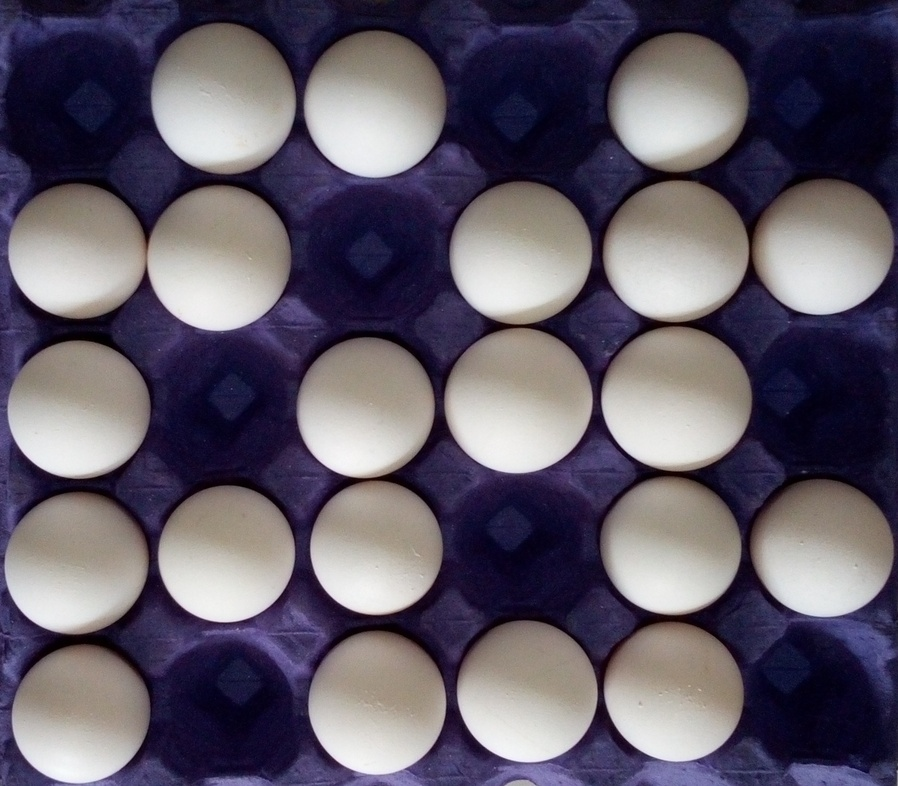
#> input picture evidencia3/tapa.jpg, 898 x 786 px, shrunk from 1734 x 1517 before the run
$ jupyter execute 'Evidencia de Aprendizaje 3.ipynb'   (shell and % lines are left out)
#> lines starting #> are read from the running program, lines starting #| are printed output that depends on the picture; after the words box and inside, x2 and y2 are one past the last pixel; in counts of white or black regions, pixels touching at a corner belong together
# Programa de detección de formas

La Evidencia de aprendizaje 3 consiste en elaborar un programa que está solicitando la detección y caracterización de diferentes formas. Se usará el lenguaje de programación Python 3.8 para realizar el ejercicio en una Jupyter Notebook, con la ayuda de la siguientes librerías:

* `opencv`: funciones propias de visión computacional y procesamiento de imágenes.
* `matplotlib`: módulos y funciones para graficar.
* `numpy`: librería matemática y de computación numérica.

El objetivo será contar la cantidad de huevos que hay en la foto de una tapa. Como se puede observar, en este caso se cuentan 21. Antes de continuar con el procesamiento de la imagen para posteriormente comprobar que el algoritmo cuente los 21 también, convirtamos la imagen a escala de grises.

[cell 1]

import cv2
import matplotlib.pyplot as plt

# leer imagen original
image = plt.imread('tapa.jpg')
#> image is the input picture: shape (786, 898, 3); mean R, G, B 97.4, 90.6, 104.4
plt.imshow(image);

[cell 2]
# convertir imagen a escala de grises
grayimg = cv2.cvtColor(image, cv2.COLOR_RGB2GRAY)
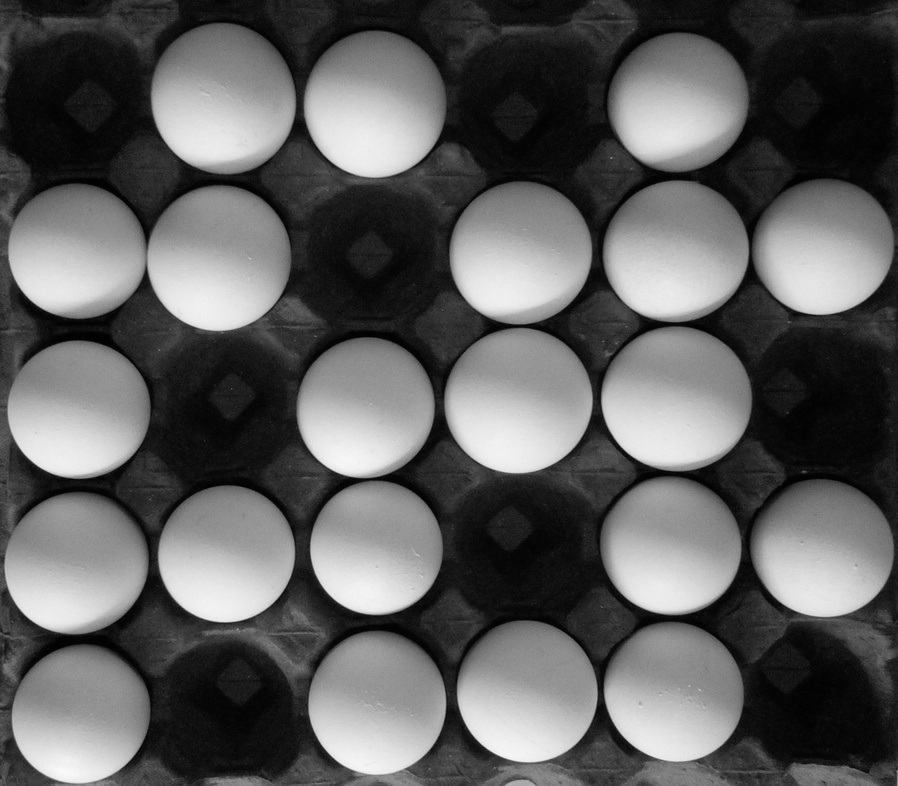
#> grayimg: shape (786, 898); min 0, max 250, mean 94.2
CMAP_GRAY = 'gray'
plt.imshow(grayimg, CMAP_GRAY);

El siguiente paso es detectar los bordes de la imagen, usando el algoritmo de Canny, pero antes habrá que aplicar un filtro a la imagen para eliminar el ruido en los espacios vacíos donde no hay huevos, ya que podrían interferir al detectar bordes y confundirlos con los bordes de los huevos.

Después de detectar los bordes se procederá a dilatarlos, es decir, incrementar el tamaño de las líneas de los bordes para que posteriormente sea más fácil encontrar los contornos de los huevos.

[cell 3]
import numpy as np

# aplicar filtro borroso
blurred = cv2.blur(grayimg, (11, 11))
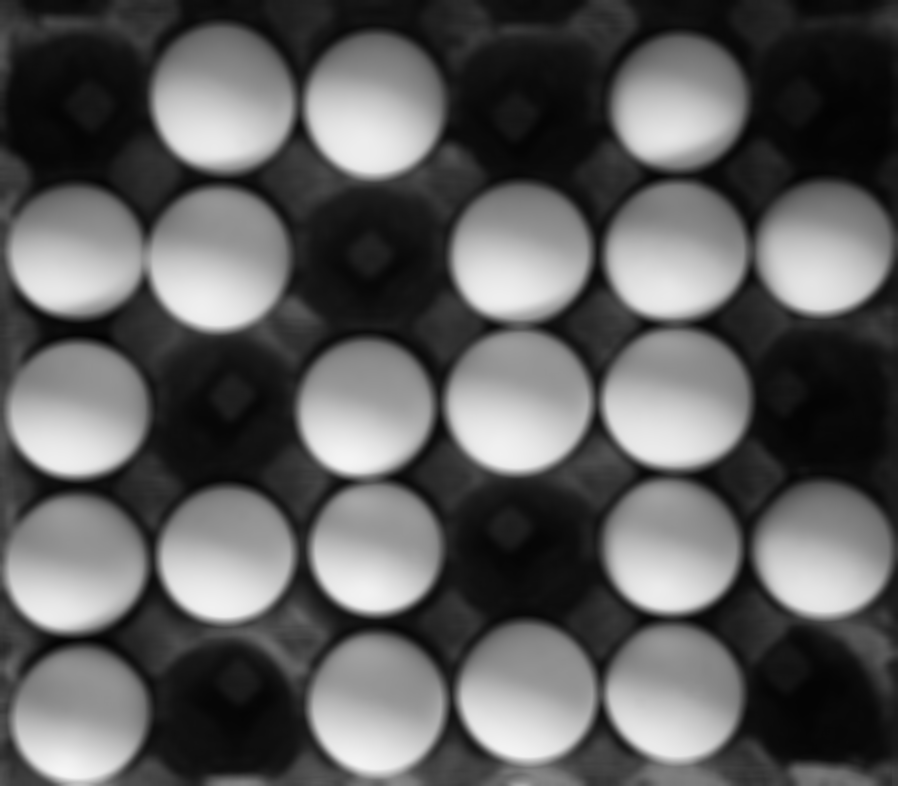
#> blurred: shape (786, 898); min 3, max 246, mean 94.2
plt.imshow(blurred, CMAP_GRAY);

[cell 4]
# detectar bordes
edges = cv2.Canny(blurred, 1, 50)
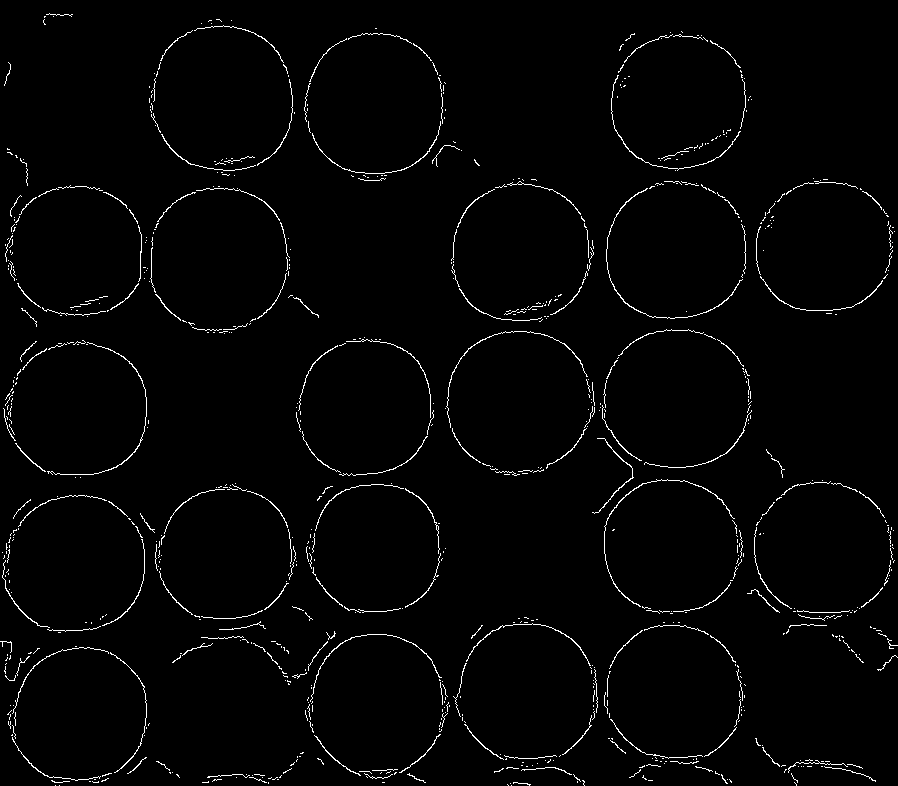
#> edges: shape (786, 898); 1.9% white in thin lines or dots
plt.imshow(edges, CMAP_GRAY);

[cell 5]
# dilatar bordes detectados
kernel = np.ones((20, 20), np.uint8)
dilated = cv2.dilate(edges, kernel, iterations=1)
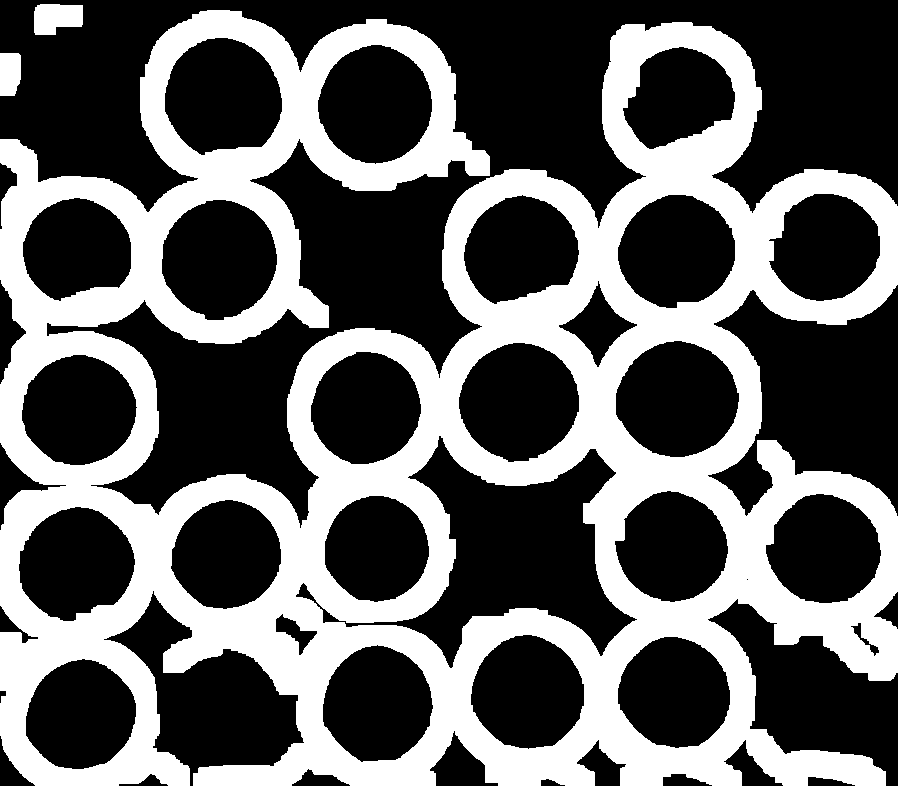
#> dilated: shape (786, 898); 37.7% white; 3 white regions
plt.imshow(dilated, CMAP_GRAY);

Finalmente, se hará uso de una función de `opencv` la cual encuentra los contornos que hay en una imagen. En este caso, gracias a la dilatación de los bordes detectados, en la imagen final quedan solamente círculos, que son las diferentes formas de los huevos de la imagen.

[cell 6]
count, hierarchy = cv2.findContours(dilated.copy(), cv2.RETR_EXTERNAL, cv2.CHAIN_APPROX_NONE)
#> count = 3 contours; box (x1, y1, x2, y2) and area: (0, 10, 898, 786) 490550, (34, 4, 83, 35) 1184, (0, 53, 21, 96) 785
len(count)
#> Out = 3
